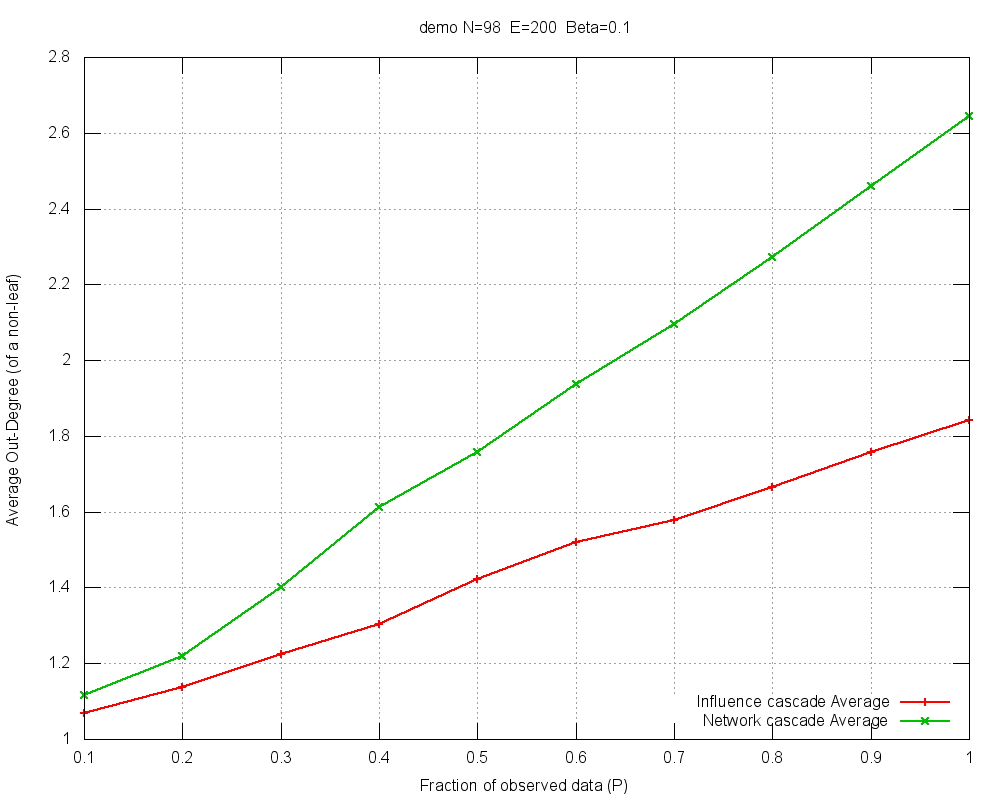

Recreate this plot in gnuplot.
#
# demo N=98  E=200  Beta=0.1 (Thu Mar 20 14:49:30 2014)
#

set title "demo N=98  E=200  Beta=0.1"
set key bottom right
set autoscale
set grid
set xlabel "Fraction of observed data (P)"
set ylabel "Average Out-Degree (of a non-leaf)"
set tics scale 2
set terminal png size 1000,800
set output 'outDeg-demo-B010.png'
plot 	"outDeg-demo-B010.tab" using 1:3 title "Influence cascade Average" with linespoints lw 2,\
	"outDeg-demo-B010.tab" using 1:2 title "Network cascade Average" with linespoints lw 2
